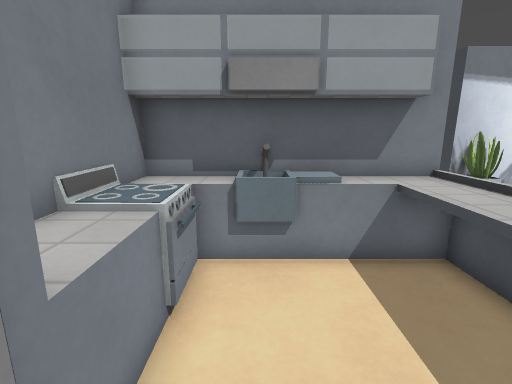
view 1 (above)

16 first-person views from a walk through a 3-D level made in the Godot game engine. The camera is 1.5 m above the floor, tilts 12° down and sees 85° across. The floor is counted in squares, 0.5 m on a side. Each view is taken from the middle of a square. On the plan, view 1 faces up. The plan holds only what a view shows up to about 20 squares ahead; the rest is blank. Surface patterns are stand-ins for the level's own textures.

view 2
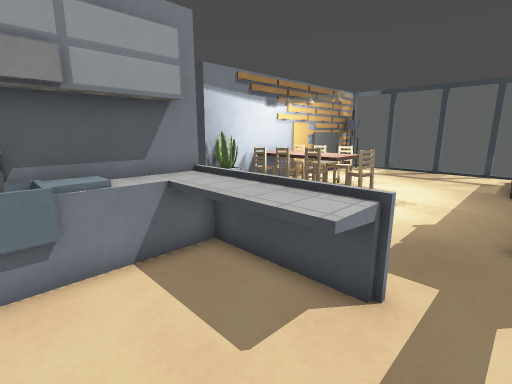

view 3
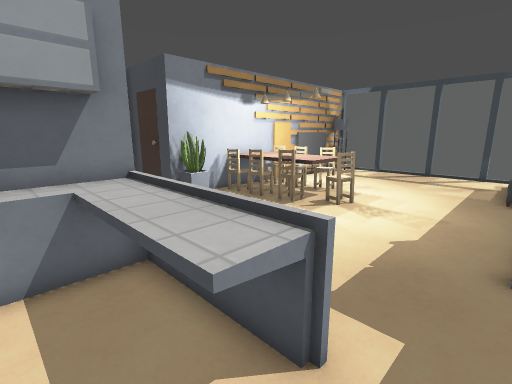

view 4
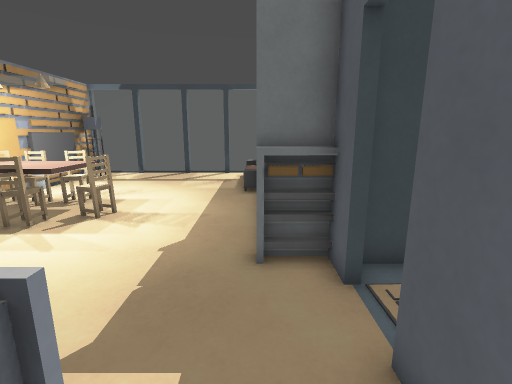

view 5
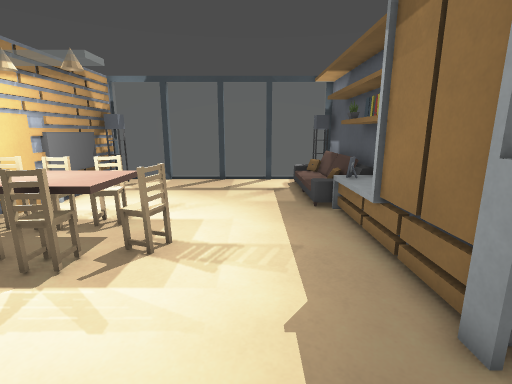

view 6
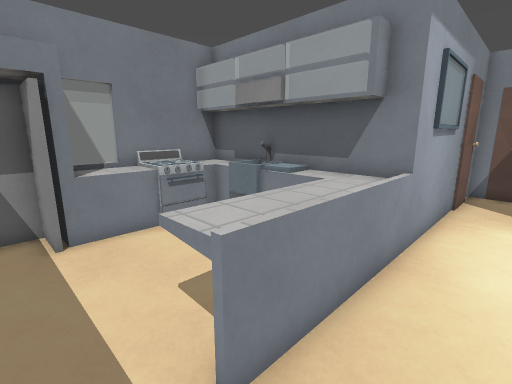

view 7
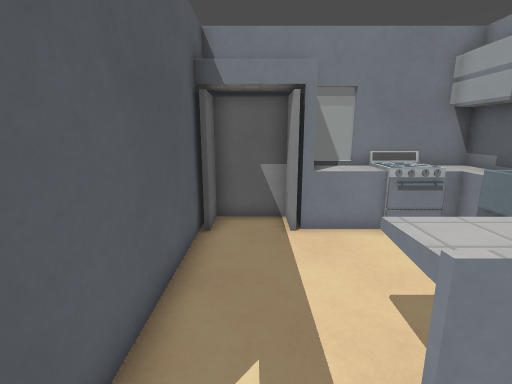

view 8
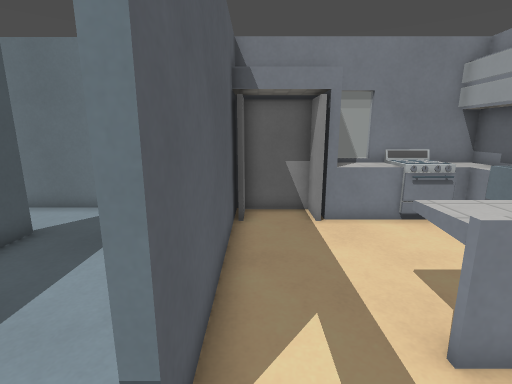

view 9
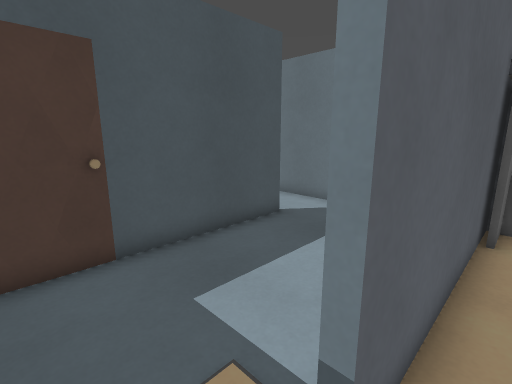

view 10
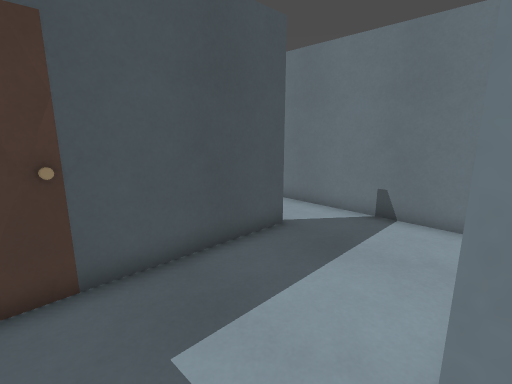

view 11
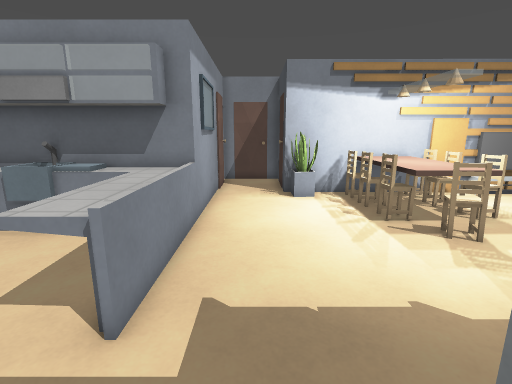

view 12
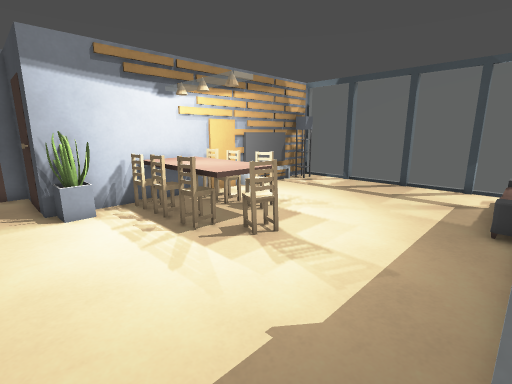

view 13
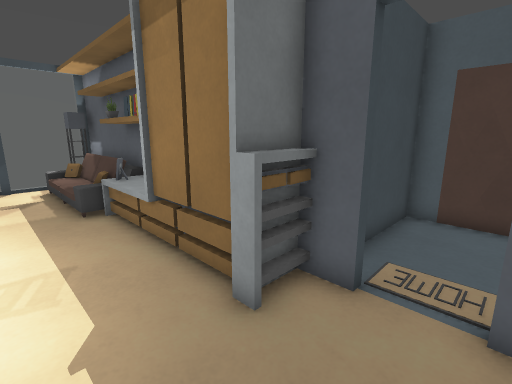

view 14
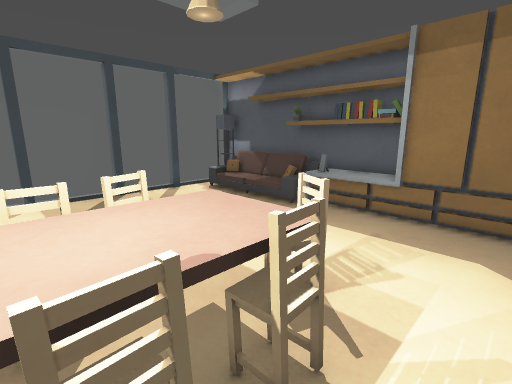

view 15
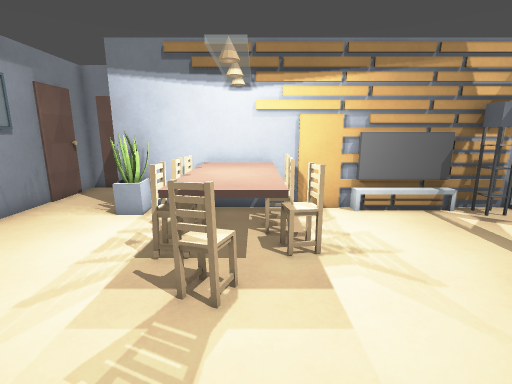

view 16
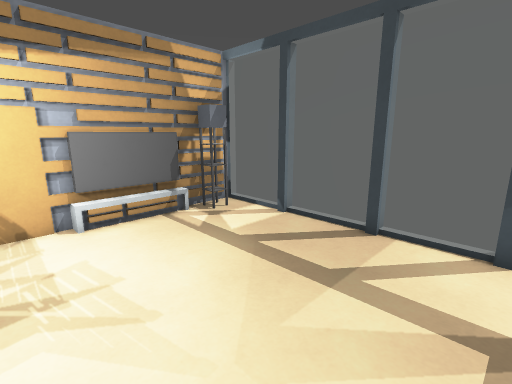

### Floor plan
Key: @ floor where view 1 was taken; # wall or solid block; . floor; = window, fence, low wall or low ledge; ^ raised ledge; O other object.
Columns run from 3 left of view 1 to 24 right of it. Each row starts with its distance up from view 1.
 16         ####
 15         #..#
 14         #..#
 13         #..##
 12         #..#####^^#########
 11         #...## ^#^^...... ##
 10         #......^#^^........#
  9         #......^#^^........#
  8 #########......^#^^........
  7 #^^#^^^#^......^^^=........
  6 #^=^==^^^......#^=.........
  5 #^=...^^^..................#
  4 #^=...^^^..................
  3 ^^....^^^..................
  2 #^#...^^^..................#
  1 ###........................#
  0 #..@........#####=====OOO###
 -1 ##..........## ##^^####==##
 -2 ##########..#    #########
 -3 #...........#
 -4 #...........#
 -5 #...........#
 -6 #...........#
 -7 #...........#
 -8 #..##########
 -9 #..
-10 #.

Positions as (right, up) in squares from view 1, and headings:
1: (0, 0), facing up
2: (0, 0), facing up-right
3: (2, 0), facing up-right
4: (3, 0), facing right
5: (6, 3), facing right
6: (7, 0), facing up-left
7: (7, 0), facing left
8: (8, -1), facing left
9: (8, -1), facing down-left
10: (7, -2), facing down-left
11: (7, -2), facing up
12: (7, 0), facing up-right
13: (6, 3), facing down-right
14: (10, 10), facing down-right
15: (14, 1), facing up
16: (16, 2), facing up-right
